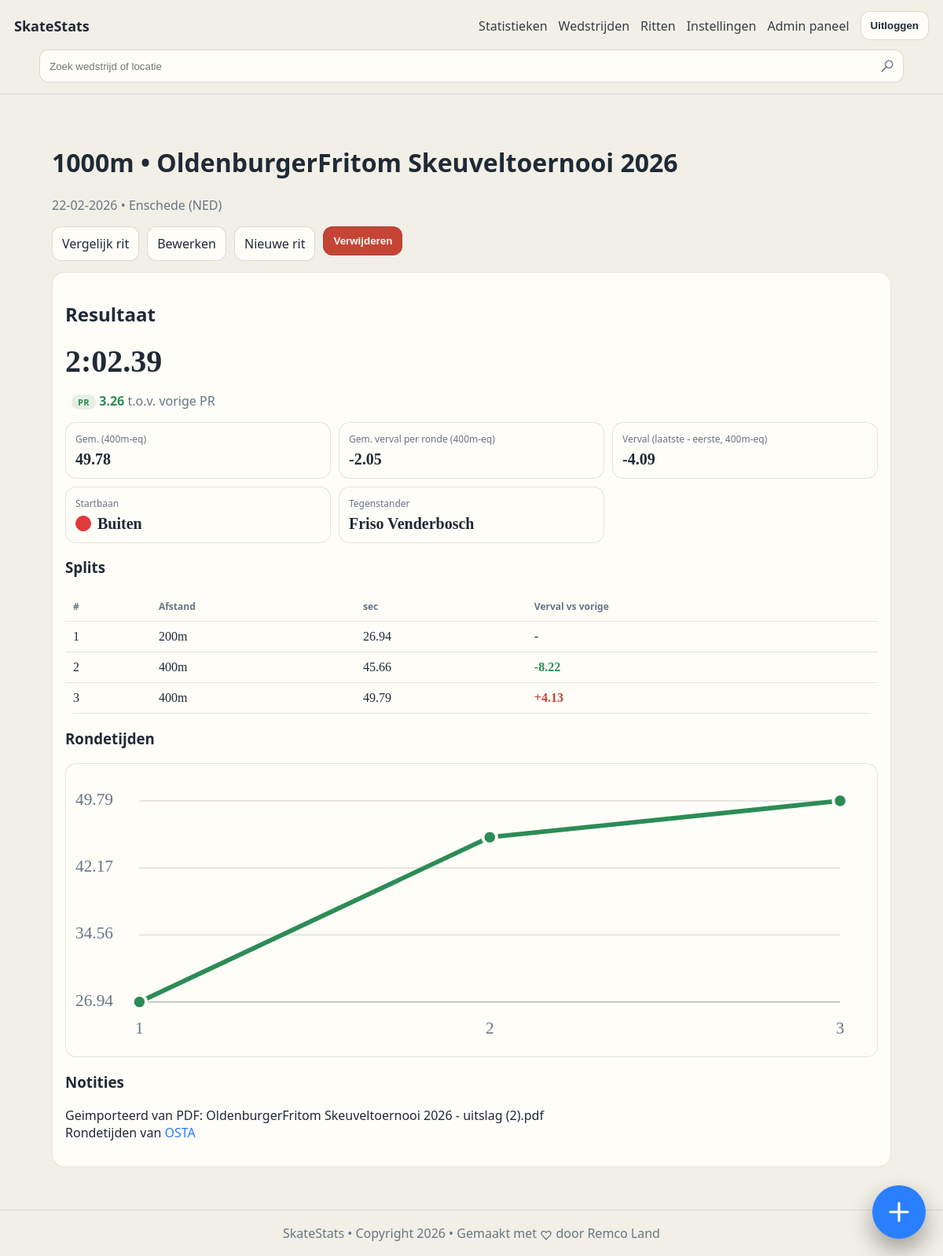
Screenshot of /races/714 (signed in) with the database file from the repository.
### tables this page shows
CREATE TABLE race (
              id INTEGER PRIMARY KEY AUTOINCREMENT,
              competition_id INTEGER NOT NULL,
              skater_id INTEGER NOT NULL,
              distance_m INTEGER NOT NULL,
              category TEXT,
              class_name TEXT,
              lane TEXT,
              opponent TEXT,
              total_time_ms INTEGER,
              laps_csv TEXT,   -- "30.12,31.00,31.50"
              dnf INTEGER NOT NULL DEFAULT 0,
              notes TEXT,
              created_at TEXT NOT NULL,
              FOREIGN KEY (competition_id) REFERENCES competition(id) ON DELETE CASCADE,
              FOREIGN KEY (skater_id) REFERENCES skater(id) ON DELETE RESTRICT
            );

CREATE TABLE competition (
              id INTEGER PRIMARY KEY AUTOINCREMENT,
              name TEXT NOT NULL,
              venue TEXT,
              competition_date TEXT NOT NULL, -- YYYY-MM-DD
              notes TEXT,
              created_at TEXT NOT NULL
            , owner_user_id INTEGER);

### app/main.py (the view)
@app.get("/races/{race_id}", response_class=HTMLResponse)
def race_detail(request: Request, race_id: int):
    current_user = require_user(request)
    with db() as conn:
        r = conn.execute(
            """
            SELECT r.*, c.name AS competition_name, c.venue, c.competition_date
            FROM race r
            JOIN competition c ON c.id = r.competition_id
            WHERE r.id = ? AND r.skater_id = ? AND c.owner_user_id = ?
            """,
            (race_id, int(current_user["skater_id"]), int(current_user["id"])),
        ).fetchone()
        history_rows = conn.execute(
            """
            SELECT r.id, r.distance_m, r.total_time_ms, r.dnf, c.competition_date
            FROM race r
            JOIN competition c ON c.id = r.competition_id
            WHERE r.skater_id = ? AND c.owner_user_id = ?
            ORDER BY c.competition_date ASC, r.id ASC
            """,
            (int(current_user["skater_id"]), int(current_user["id"])),
        ).fetchall()
    if not r:
        return HTMLResponse("Race not found", status_code=404)
    laps = laps_from_csv(r["laps_csv"])
    split_rows = build_split_rows(laps, r["distance_m"])
    metrics = compute_race_metrics(laps, r["distance_m"])
    split_chart = build_split_chart(laps)
    pr_progress = build_pr_progress(history_rows)
    pr_context = pr_progress.get(
        race_id,
        {"is_pr": False, "previous_pr_ms": None, "delta_vs_previous_pr_ms": None, "delta_abs_ms": None},
    )
    return render(
        request,
        "race_detail.html",
        race=r,
        laps=laps,
        split_rows=split_rows,
        metrics=metrics,
        split_chart=split_chart,
        pr_context=pr_context,
        fmt_ms=fmt_ms,
        fmt_date=fmt_date_ymd_to_dmy,
        fmt_sec=fmt_sec,
        format_notes_html=format_notes_html,
    )

### app/main.py (called while the page is built)
def fmt_date_ymd_to_dmy(ymd: str | None) -> str:
    if not ymd:
        return "-"
    try:
        d = datetime.strptime(ymd, "%Y-%m-%d")
        return d.strftime("%d-%m-%Y")
    except ValueError:
        return ymd

def db() -> sqlite3.Connection:
    conn = sqlite3.connect(DB_PATH)
    conn.execute("PRAGMA foreign_keys = ON")
    conn.row_factory = sqlite3.Row
    return conn

def get_user_by_id(conn: sqlite3.Connection, user_id: int) -> Optional[sqlite3.Row]:
    return conn.execute(
        """
        SELECT u.*, s.name AS skater_name
        FROM user u
        JOIN skater s ON s.id = u.skater_id
        WHERE u.id = ?
        """,
        (user_id,),
    ).fetchone()

def normalize_theme_preference(raw_value: str) -> str:
    value = (raw_value or "").strip().lower()
    if value == "light":
        return "light"
    if value == "system":
        return "system"
    return "dark"

def resolved_theme(theme_preference: str) -> str:
    return "dark" if normalize_theme_preference(theme_preference) == "system" else normalize_theme_preference(theme_preference)

def render(request: Request, template_name: str, **ctx) -> HTMLResponse:
    tpl = templates_env.get_template(template_name)
    current_user = getattr(request.state, "user", None)
    html = tpl.render(
        app_title=APP_TITLE,
        request=request,
        current_user=current_user,
        owner_name=current_user["skater_name"] if current_user else OWNER_NAME,
        theme_preference=normalize_theme_preference(current_user["theme_preference"]) if current_user else "dark",
        active_theme=resolved_theme(current_user["theme_preference"]) if current_user else "dark",
        **ctx,
    )
    return HTMLResponse(html)

def require_user(request: Request) -> sqlite3.Row:
    current_user = getattr(request.state, "user", None)
    if current_user is None:
        raise RuntimeError("missing authenticated user")
    return current_user

def fmt_ms(ms: Optional[int]) -> str:
    if ms is None:
        return "-"
    sign = "-" if ms < 0 else ""
    total_seconds = abs(ms) / 1000.0
    minutes = int(total_seconds // 60)
    seconds = total_seconds - (minutes * 60)
    if minutes > 0:
        return f"{sign}{minutes}:{seconds:05.2f}"
    return f"{sign}{seconds:.2f}"

def opening_split_m(distance_m: int) -> int:
    if distance_m == 500:
        return 100
    if distance_m == 1500:
        return 300
    if distance_m == 100:
        return 100
    return 200

### app/templates/race_detail.html
﻿{% extends "base.html" %}
{% block content %}
  <h1>{{ race.distance_m }}m &bull; {{ race.competition_name }}</h1>
  <p class="muted">
    {{ fmt_date(race.competition_date) }}
    {% if race.venue %} &bull; {{ race.venue }}{% endif %}
  </p>
  <div class="row-actions">
    <a class="btn" href="/races/{{ race.id }}/compare">Vergelijk rit</a>
    <a class="btn" href="/races/{{ race.id }}/edit">Bewerken</a>
    <a class="btn" href="/races/new?competition_id={{ race.competition_id }}">Nieuwe rit</a>
    <form method="post" action="/races/{{ race.id }}/delete" class="inline-form" onsubmit="return confirm('Weet je zeker dat je deze rit wilt verwijderen?');">
      <button type="submit" class="btn btn-danger">Verwijderen</button>
    </form>
  </div>
  <section class="card">
    <h2>Resultaat</h2>
    <p class="big mono">{{ fmt_ms(race.total_time_ms) }}{% if race.dnf == 1 %} (DNF){% endif %}</p>
    <p class="muted">
      {% if pr_context.is_pr %}
        <span class="badge-pr">PR</span>
      {% endif %}
      {% if pr_context.previous_pr_ms is not none and pr_context.delta_vs_previous_pr_ms is not none %}
        <span class="{% if pr_context.delta_vs_previous_pr_ms <= 0 %}delta-good{% else %}delta-bad{% endif %}">
          {% if pr_context.delta_vs_previous_pr_ms > 0 %}+{% endif %}{{ fmt_ms(pr_context.delta_abs_ms) }}
        </span>
        t.o.v. vorige PR
      {% else %}
        Eerste geregistreerde tijd op deze afstand.
      {% endif %}
    </p>
    <div class="grid3">
      <div class="stat">
        <div class="label">Gem. (400m-eq)</div>
        <div class="value mono">
          {% if metrics.avg_400 is not none %}
            {{ "%.2f"|format(metrics.avg_400) }}
          {% else %}
            -
          {% endif %}
        </div>
      </div>
      {% if race.distance_m != 500 %}
        <div class="stat">
          <div class="label">Gem. verval per ronde (400m-eq)</div>
          <div class="value mono">
            {% if metrics.avg_fade_per_segment_400eq is not none %}
              {{ "%.2f"|format(metrics.avg_fade_per_segment_400eq) }}
            {% else %}
              -
            {% endif %}
          </div>
        </div>
      {% endif %}
      <div class="stat">
        <div class="label">Verval (laatste - eerste, 400m-eq)</div>
        <div class="value mono">
          {% if metrics.fade_400eq is not none %}
            {{ "%.2f"|format(metrics.fade_400eq) }}
          {% else %}
            -
          {% endif %}
        </div>
      </div>
      {% if race.lane %}
        <div class="stat">
          <div class="label">Startbaan</div>
          <div class="value mono lane-indicator">
            {% set lane_value = race.lane or "" %}
            {% set lane_norm = lane_value|lower %}
            {% if "binnen" in lane_norm %}
              <span class="lane-dot lane-dot-indoor" aria-label="Binnenbaan" title="Binnenbaan"></span>
            {% elif "buiten" in lane_norm %}
              <span class="lane-dot lane-dot-outdoor" aria-label="Buitenbaan" title="Buitenbaan"></span>
            {% else %}
              <span class="lane-dot lane-dot-unknown" aria-label="{{ race.lane }}" title="{{ race.lane }}"></span>
            {% endif %}
            <span>{{ race.lane }}</span>
          </div>
        </div>
      {% endif %}
      {% if race.opponent %}
        <div class="stat">
          <div class="label">Tegenstander</div>
          <div class="value mono">{{ race.opponent }}</div>
        </div>
      {% endif %}
    </div>
    {% if laps|length > 0 %}
      <h3>Splits</h3>
      <table>
        <thead>
          <tr><th>#</th><th>Afstand</th><th>sec</th><th>Verval vs vorige</th></tr>
        </thead>
        <tbody>
          {% for split in split_rows %}
            <tr>
              <td class="mono">{{ split.index }}</td>
              <td class="mono">{{ split.distance_m if split.distance_m is not none else "-" }}m</td>
              <td class="mono">{{ "%.2f"|format(split.seconds) }}</td>
              <td class="mono">
                {% if split.delta_prev_400eq is not none %}
                  <span class="{% if split.delta_prev_400eq <= 0 %}delta-good{% else %}delta-bad{% endif %}">
                    {% if split.delta_prev_400eq > 0 %}+{% endif %}{{ fmt_sec(split.delta_prev_400eq) }}
                  </span>
                {% else %}
                  -
                {% endif %}
              </td>
            </tr>
          {% endfor %}
        </tbody>
      </table>
    {% else %}
      <p class="muted">Geen rondetijden ingevuld.</p>
    {% endif %}
    {% if split_chart %}
      <h3>Rondetijden</h3>
      <div class="split-chart-wrap">
        <svg
          class="split-chart"
          viewBox="0 0 {{ split_chart.width }} {{ split_chart.height }}"
          preserveAspectRatio="xMidYMid meet"
          aria-label="Grafiek van rondetijden"
        >
          {% for tick in split_chart.y_ticks %}
            <line
              x1="{{ split_chart.left_padding }}"
              y1="{{ tick.y }}"
              x2="{{ split_chart.width - split_chart.right_padding }}"
              y2="{{ tick.y }}"
              class="split-chart-grid"
            ></line>
            <text x="0" y="{{ tick.y }}" class="split-chart-axis">{{ tick.label }}</text>
          {% endfor %}
          <line
            x1="{{ split_chart.left_padding }}"
            y1="{{ split_chart.baseline_y }}"
            x2="{{ split_chart.width - split_chart.right_padding }}"
            y2="{{ split_chart.baseline_y }}"
            class="split-chart-grid split-chart-grid-strong"
          ></line>
          <polyline points="{{ split_chart.points }}" class="split-chart-line" pathLength="100"></polyline>
          {% for point in split_chart.circles %}
            <circle cx="{{ point.x }}" cy="{{ point.y }}" r="4.5" class="split-chart-point"></circle>
            <text x="{{ point.x }}" y="{{ split_chart.baseline_y + 18 }}" class="split-chart-axis split-chart-axis-x">{{ point.label }}</text>
          {% endfor %}
        </svg>
      </div>
    {% endif %}
    {% if race.notes %}
      <h3>Notities</h3>
      <p class="notes-block">{{ format_notes_html(race.notes) }}</p>
    {% endif %}
  </section>
{% endblock %}

### rows the page displays
race: distance_m "1000", total_time_ms "2:02.39", lane "Buiten", opponent "Friso Venderbosch", notes "Geimporteerd van PDF: OldenburgerFritom Skeuveltoernooi 2026 - uitslag (2).pdf Rondetijden van OSTA"
competition: competition_name "OldenburgerFritom Skeuveltoernooi 2026", competition_date "22-02-2026", venue "Enschede (NED)"

### other values shown
{{ app_title }} "SkateStats"
{{ fmt_ms(pr_context.delta_abs_ms) }} "3.26"
{{ "%.2f"|format(metrics.avg_400) }} "49.78"
{{ "%.2f"|format(metrics.avg_fade_per_segment_400eq) }} "-2.05"
{{ "%.2f"|format(metrics.fade_400eq) }} "-4.09"
{{ split.index }} "1" "2" "3"
{{ split.distance_m if split.distance_m is not none else "-" }} "200" "400" "400"
{{ "%.2f"|format(split.seconds) }} "26.94" "45.66" "49.79"
{{ fmt_sec(split.delta_prev_400eq) }} "-8.22" "4.13"
{{ tick.label }} "26.94" "34.56" "42.17" "49.79"
{{ point.label }} "1" "2" "3"
